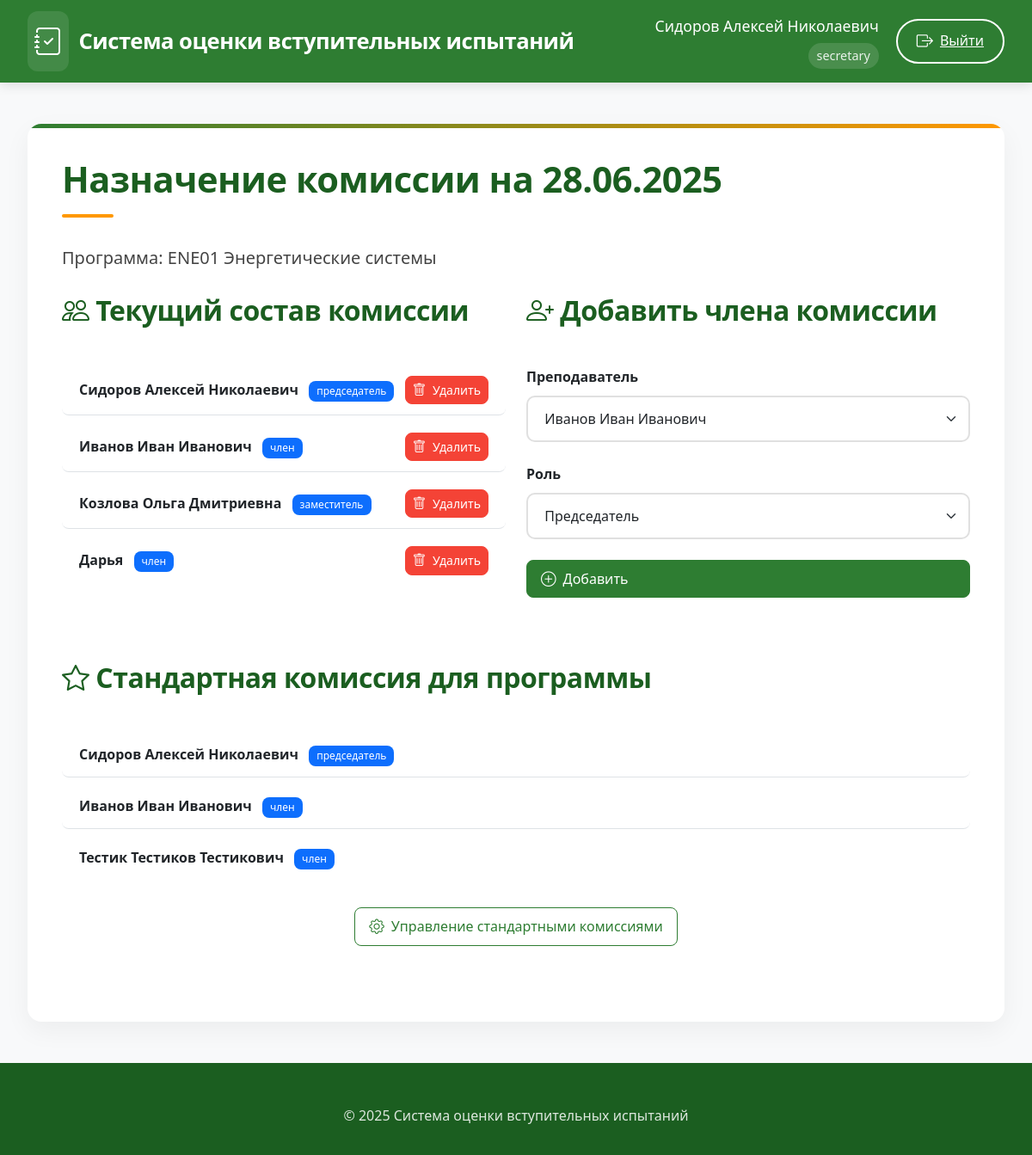
/assign_commission/1 (signed in), run on an earlier commit of the app's database.
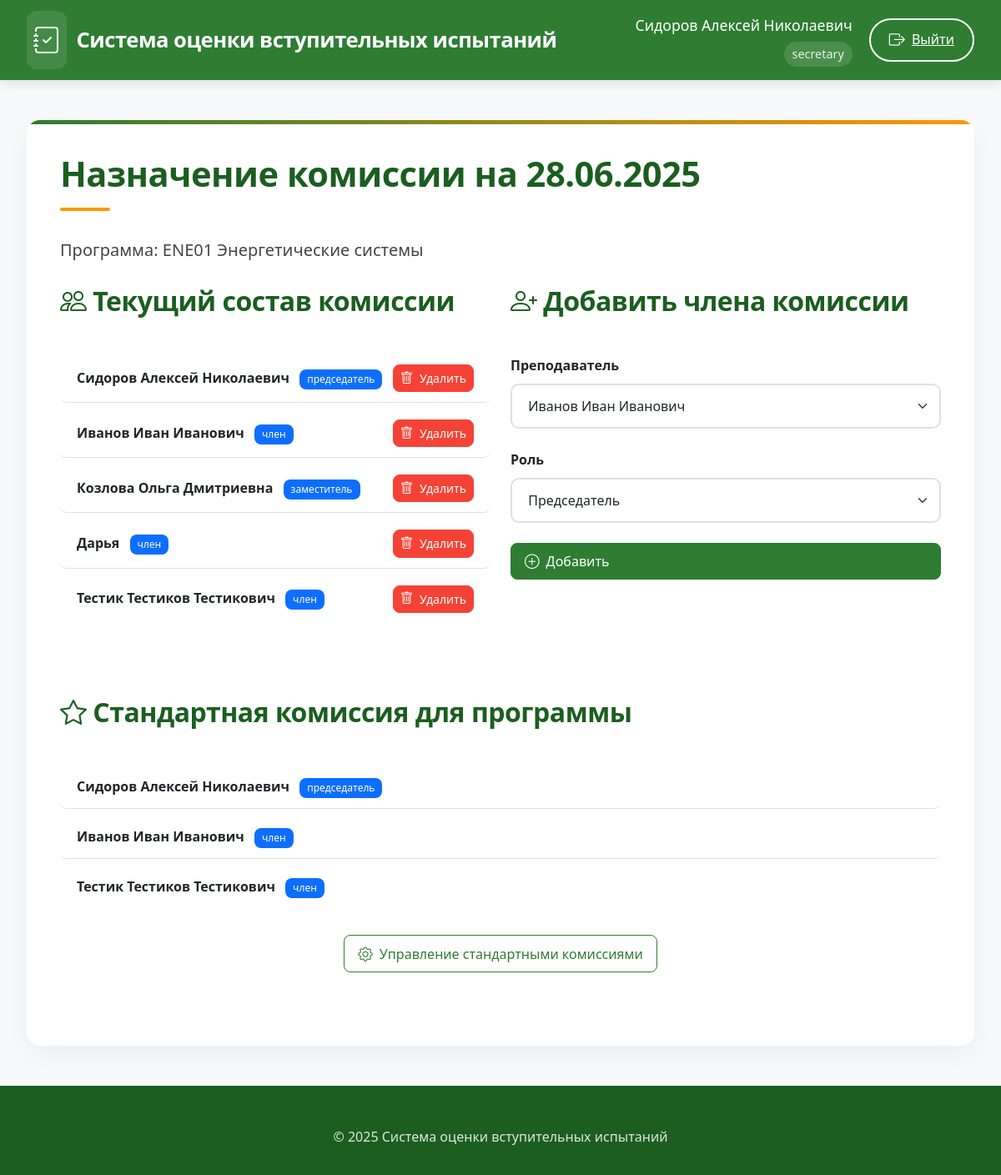
And on a later commit of the database.
### app/models.py (models this page shows)
class User(UserMixin, db.Model):
    id = db.Column(db.Integer, primary_key=True)
    username = db.Column(db.String(80), unique=True, nullable=False)
    password = db.Column(db.String(120), nullable=False)
    full_name = db.Column(db.String(100), nullable=False)
    position = db.Column(db.String(100), nullable=False)
    role = db.Column(db.String(20), nullable=False)  # 'admin', 'secretary', 'commission'
    school_id = db.Column(db.Integer, db.ForeignKey('engineering_school.id'))
    commission_members = db.relationship('CommissionMember', back_populates='user', cascade='all, delete-orphan')
    standard_commissions = db.relationship('StandardCommission', back_populates='user', cascade='all, delete-orphan')

class ExamDate(db.Model):
    id = db.Column(db.Integer, primary_key=True)
    date = db.Column(db.DateTime, nullable=False)
    program_id = db.Column(db.Integer, db.ForeignKey('program.id'), nullable=False)
    commission = db.relationship('CommissionMember', backref='exam_date', lazy=True, cascade='all, delete-orphan')
    applicants = db.relationship('Applicant', backref='exam_date', lazy=True)

class Program(db.Model):
    id = db.Column(db.Integer, primary_key=True)
    code = db.Column(db.String(50), nullable=False, unique=True)
    name = db.Column(db.String(200), nullable=False)
    school_id = db.Column(db.Integer, db.ForeignKey('engineering_school.id'))
    questions = db.relationship('Question', backref='program', lazy=True, cascade='all, delete-orphan')
    standard_commission = db.relationship('StandardCommission', backref='program', lazy=True, cascade='all, delete-orphan')
    applicants = db.relationship('Applicant', backref='program', lazy=True)
    exam_dates = db.relationship('ExamDate', backref='program', lazy=True)

class CommissionMember(db.Model):
    id = db.Column(db.Integer, primary_key=True)
    exam_date_id = db.Column(db.Integer, db.ForeignKey('exam_date.id'), nullable=False)
    user_id = db.Column(db.Integer, db.ForeignKey('user.id'), nullable=False)
    role = db.Column(db.String(50), nullable=False)  # 'председатель', 'заместитель', 'член'
    user = db.relationship('User', back_populates='commission_members')

class StandardCommission(db.Model):
    id = db.Column(db.Integer, primary_key=True)
    program_id = db.Column(db.Integer, db.ForeignKey('program.id'), nullable=False)
    user_id = db.Column(db.Integer, db.ForeignKey('user.id'), nullable=False)
    role = db.Column(db.String(50), nullable=False)  # 'председатель', 'заместитель', 'член'
    user = db.relationship('User', back_populates='standard_commissions')

### app/routes.py (the view, shortened to what this page needs)
@routes.route('/assign_commission/<int:exam_date_id>', methods=['GET', 'POST'])
@login_required
def assign_commission(exam_date_id):
    if current_user.role not in ['admin', 'secretary']:
        abort(403)
    exam_date = ExamDate.query.get_or_404(exam_date_id)
    form = AssignCommissionForm()
    return render_template('assign_commission.html', form=form, exam_date=exam_date)

### app/forms.py
class AssignCommissionForm(FlaskForm):
    user_id = SelectField('Член комиссии', coerce=int, validators=[DataRequired()])
    role = SelectField('Должность', choices=[
        ('председатель', 'Председатель'),
        ('заместитель', 'Заместитель председателя'),
        ('член', 'Член комиссии')
    ], validators=[DataRequired()])
    submit = SubmitField('Добавить')
    def __init__(self, *args, **kwargs):
        super(AssignCommissionForm, self).__init__(*args, **kwargs)
        self.user_id.choices = [(u.id, u.full_name) for u in User.query.filter(User.role.in_(['commission', 'secretary', 'admin'])).all()]

### app/templates/assign_commission.html (shortened to what this page needs)
{% extends "base.html" %}
{% block content %}
<div class="spacer-lg">
    <h1>Назначение комиссии на {{ exam_date.date.strftime('%d.%m.%Y') }}</h1>
    <p class="lead">Программа: <strong>{{ exam_date.program.code }} {{ exam_date.program.name }}</strong></p>
    <div class="row spacer-lg">
        <div class="col-lg-6">
            <div class="card-elegant spacer-md">
                <div class="card-header-elegant">
                    <h2><i class="bi bi-people"></i> Текущий состав комиссии</h2>
                </div>
                <div class="card-body">
                    {% if exam_date.commission %}
                    <ul class="list-group list-group-flush">
                        {% for member in exam_date.commission %}
                        <li class="list-group-item d-flex justify-content-between align-items-center">
                            <div>
                                <span class="fw-bold">{{ member.user.full_name }}</span>
                                <span class="badge bg-primary ms-2">{{ member.role }}</span>
                            </div>
                            <form action="{{ url_for('routes.delete_commission_member', member_id=member.id) }}" method="POST">
                                <button type="submit" class="btn btn-danger-elegant btn-sm">
                                    <i class="bi bi-trash"></i> Удалить
                                </button>
                            </form>
                        </li>
                        {% endfor %}
                    </ul>
                    {% else %}
                    <div class="alert alert-light text-center">
                        <i class="bi bi-info-circle"></i> Комиссия не назначена
                    </div>
                    {% endif %}
                </div>
            </div>
        </div>
        <div class="col-lg-6">
            <div class="card-elegant">
                <div class="card-header-elegant">
                    <h2><i class="bi bi-person-plus"></i> Добавить члена комиссии</h2>
                </div>
                <div class="card-body">
                    <form method="POST">
                        <div class="mb-4">
                            <label class="form-label fw-bold">Преподаватель</label>
                            {{ form.user_id(class="form-control-elegant form-select") }}
                        </div>
                        <div class="mb-4">
                            <label class="form-label fw-bold">Роль</label>
                            {{ form.role(class="form-control-elegant form-select") }}
                        </div>
                        <button type="submit" class="btn btn-primary-elegant w-100">
                            <i class="bi bi-plus-circle"></i> Добавить
                        </button>
                    </form>
                </div>
            </div>
        </div>
    </div>
    <div class="card-elegant mt-5">
        <div class="card-header-elegant">
            <h2><i class="bi bi-star"></i> Стандартная комиссия для программы</h2>
        </div>
        <div class="card-body">
            {% if exam_date.program.standard_commission %}
            <ul class="list-group list-group-flush">
                {% for member in exam_date.program.standard_commission %}
                <li class="list-group-item">
                    <span class="fw-bold">{{ member.user.full_name }}</span>
                    <span class="badge bg-primary ms-2">{{ member.role }}</span>
                </li>
                {% endfor %}
            </ul>
            {% else %}
            <div class="alert alert-light text-center">
                <i class="bi bi-info-circle"></i> Стандартная комиссия не настроена
            </div>
            {% endif %}
            <div class="mt-4 text-center">
                <a href="{{ url_for('routes.standard_commission') }}" class="btn btn-outline-elegant">
                    <i class="bi bi-gear"></i> Управление стандартными комиссиями
                </a>
            </div>
        </div>
    </div>
</div>
{% endblock %}

### app/templates/base.html (shortened to what this page needs)
<!DOCTYPE html>
<html lang="ru">
<head>
    <link href="https://cdn.jsdelivr.net/npm/bootstrap@5.3.0/dist/css/bootstrap.min.css" rel="stylesheet">
    <link rel="stylesheet" href="https://cdn.jsdelivr.net/npm/bootstrap-icons@1.10.0/font/bootstrap-icons.css">
    <link rel="stylesheet" href="{{ url_for('static', filename='style.css') }}">
</head>
<body>
    <header class="main-header">
        <div class="header-container">
            <a href="{{ url_for('routes.home') }}" class="logo">
                <i class="bi bi-journal-check"></i>
                <span>Система оценки вступительных испытаний</span>
            </a>
            <nav class="user-nav">
                {% if current_user.is_authenticated %}
                <div class="user-info">
                    <div class="user-name">{{ current_user.full_name }}</div>
                    <div class="user-role">{{ current_user.role }}</div>
                </div>
                <a href="{{ url_for('routes.logout') }}" class="outline-btn">
                    <i class="bi bi-box-arrow-right"></i>
                    <span>Выйти</span>
                </a>
                {% else %}
                <a href="{{ url_for('routes.login') }}" class="outline-btn">
                    <i class="bi bi-box-arrow-in-right"></i>
                    <span>Войти</span>
                </a>
                {% endif %}
            </nav>
        </div>
    </header>
    <main class="main-content">
        <div class="content-card">
            {% block content %}{% endblock %}
        </div>
    </main>
    <footer class="main-footer">
        <div class="footer-content">
            &copy; 2025 Система оценки вступительных испытаний
        </div>
    </footer>
</body>
</html>

### static/style.css (style rules this page uses)
:root { --primary: #0d6efd; --secondary: #6c757d; --success: #198754; --info: #0dcaf0; --warning: #ffc107; --danger: #dc3545; --light: #f8f9fa; --dark: #212529; }
body { font-family: 'Segoe UI', Tahoma, Geneva, Verdana, sans-serif; background-color: #f8fafc; color: #333; }
header { box-shadow: 0 2px 10px rgba(0, 0, 0, 0.1); z-index: 1030; }
.btn { border-radius: 0.5rem; font-weight: 500; padding: 0.5rem 1rem; transition: all 0.2s; display: inline-flex; align-items: center; gap: 0.5rem; }
.btn i { font-size: 1.1em; }
.btn-sm { padding: 0.25rem 0.5rem; }
.form-control, .form-select { border-radius: 0.5rem; padding: 0.75rem; border: 1px solid #dee2e6; }
.badge { font-weight: 500; padding: 0.5em 0.75em; border-radius: 0.5rem; }
.list-group-item { padding: 0.75rem 1.25rem; border-radius: 0.5rem !important; margin-bottom: 0.5rem; }

### app/templates/base.html (style rules this page uses)
:root { --primary: #2e7d32; --primary-dark: #1b5e20; --primary-light: #4caf50; --accent: #ff9800; --light-bg: #f8f9fa; --card-bg: #ffffff; --dark-text: #212529; --light-text: #f8f9fa; --border: #e0e0e0; --success: #4caf50; --info: #2196f3; --warning: #ff9800; --danger: #f44336; }
body { font-family: 'Segoe UI', 'Roboto', sans-serif; background-color: var(--light-bg); color: var(--dark-text); line-height: 1.7; padding-top: 0; }
.main-header { background-color: var(--primary); color: white; padding: 0.8rem 0; box-shadow: 0 4px 12px rgba(0,0,0,0.1); position: sticky; top: 0; z-index: 1000; }
.header-container { display: flex; justify-content: space-between; align-items: center; max-width: 1400px; margin: 0 auto; padding: 0 2rem; }
.logo { display: flex; align-items: center; font-size: 1.6rem; font-weight: 600; color: white; text-decoration: none; letter-spacing: -0.5px; }
.logo i { margin-right: 12px; font-size: 2rem; background: rgba(255, 255, 255, 0.1); padding: 8px; border-radius: 12px; }
.user-nav { display: flex; align-items: center; gap: 20px; }
.user-info { text-align: right; }
.user-name { font-weight: 500; font-size: 1.1rem; }
.user-role { font-size: 0.9rem; opacity: 0.9; background: rgba(255, 255, 255, 0.15); padding: 3px 10px; border-radius: 20px; display: inline-block; margin-top: 4px; }
.outline-btn { background: transparent; border: 2px solid white; color: white; padding: 8px 22px; border-radius: 30px; font-weight: 500; transition: all 0.3s ease; display: inline-flex; align-items: center; gap: 8px; }
.outline-btn i { font-size: 1.2rem; }
.main-content { max-width: 1400px; margin: 3rem auto; padding: 0 2rem; }
.content-card { background: var(--card-bg); border-radius: 16px; box-shadow: 0 10px 30px rgba(0,0,0,0.05); padding: 2.5rem; margin-bottom: 3rem; border: none; overflow: hidden; position: relative; }
.content-card::before { content: ''; position: absolute; top: 0; left: 0; width: 100%; height: 5px; background: linear-gradient(90deg, var(--primary), var(--accent)); }
.main-footer { background-color: var(--primary-dark); color: rgba(255, 255, 255, 0.85); padding: 3rem 0 2rem; text-align: center; }
.footer-content { max-width: 1400px; margin: 0 auto; padding: 0 2rem; }
h1, h2, h3, h4, h5 { color: var(--primary-dark); font-weight: 700; margin-bottom: 1.8rem; letter-spacing: -0.5px; }
h1 { font-size: 2.6rem; position: relative; padding-bottom: 1.2rem; }
h1::after { content: ''; position: absolute; bottom: 0; left: 0; width: 60px; height: 4px; background: var(--accent); border-radius: 2px; }
h2 { font-size: 2rem; padding-bottom: 1rem; }
p { margin-bottom: 1.5rem; color: #444; line-height: 1.8; }
.btn-primary-elegant { background: var(--primary); border-color: var(--primary); color: white; }
.btn-outline-elegant { background: transparent; border-color: var(--primary); color: var(--primary); }
.btn-danger-elegant { background: var(--danger); border-color: var(--danger); color: white; }
.form-control-elegant { border: 2px solid #e0e0e0; border-radius: 10px; padding: 0.8rem 1.2rem; transition: all 0.3s ease; }
.spacer-lg { margin-bottom: 3rem; }
.spacer-md { margin-bottom: 2rem; }

What changed in the data, as far as the page shows it:
added CommissionMember: user.full_name "Тестик Тестиков Тестикович", role "член"
